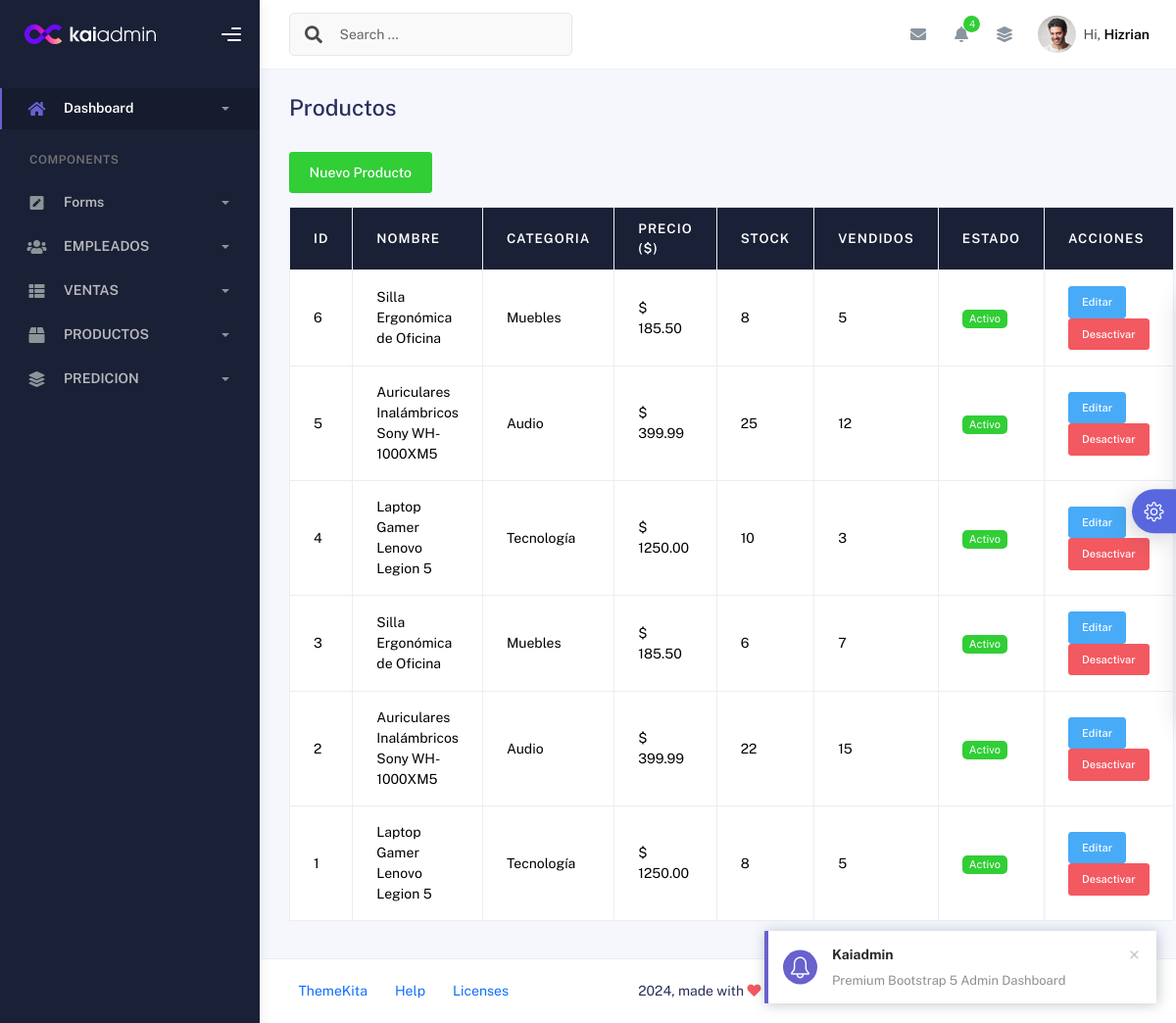
The app's page /productos/, older data.
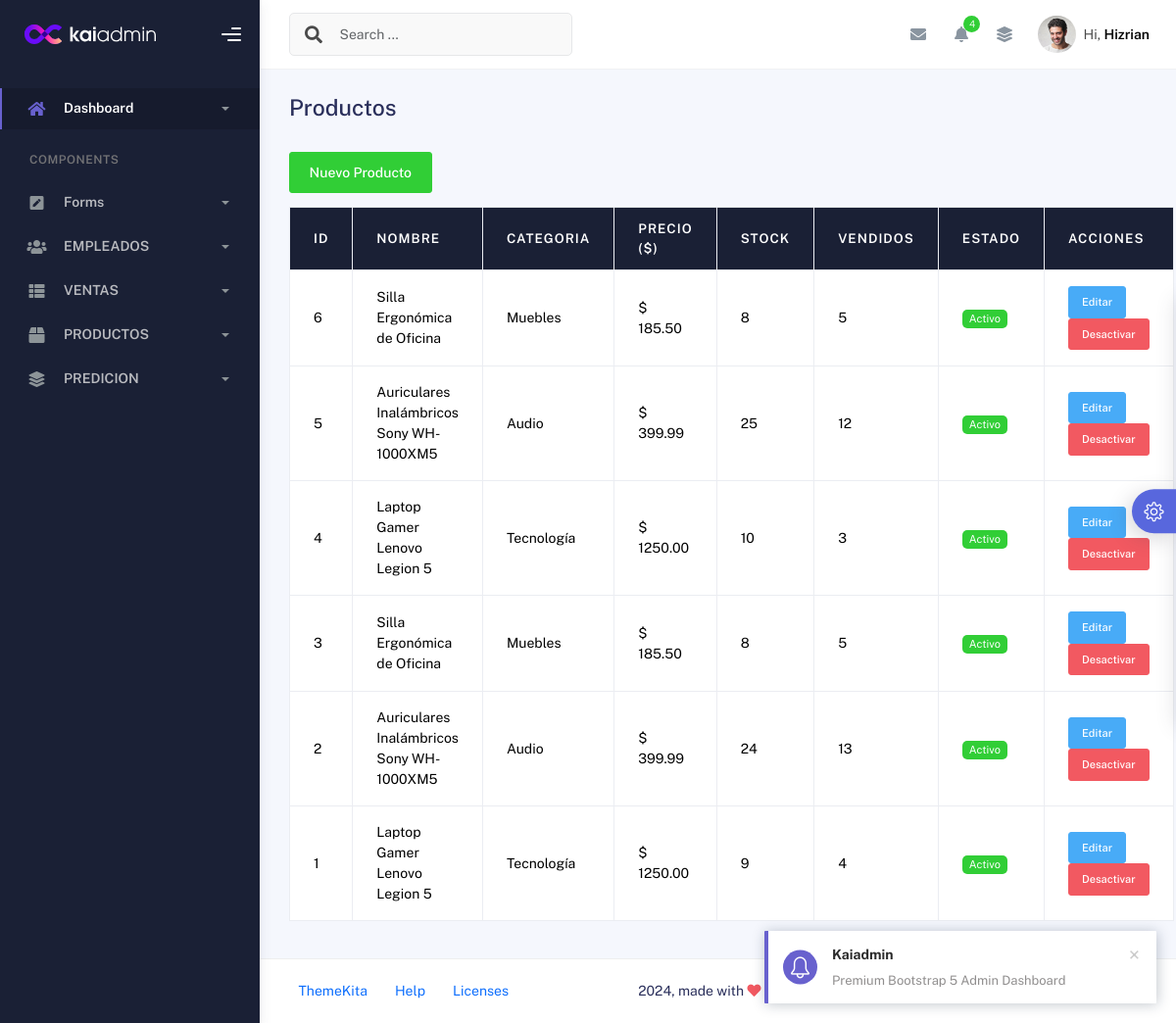
The same page, newer data.
### productos/models.py (models this page shows, shortened)
class Producto(models.Model):
    nombre_producto = models.CharField(max_length=300)
    descripsion_producto = models.TextField(blank=True, null=True)
    categoria_producto = models.CharField(max_length=100)
    precio_producto = models.DecimalField(max_digits=10, decimal_places=2)
    stock_producto = models.IntegerField()
    ventas_producto = models.IntegerField(default=0)
    fecha_producto = models.DateTimeField(blank=True, null=True)
    activo = models.BooleanField(default=True)
    oculto = models.BooleanField(default=False)

### productos/views.py (the view)
# urls.py: path('', views.productos_index, name='productos_index'),
def productos_index(request):
    productos = Producto.objects.filter(oculto=False).order_by("-id")
    return render(request, "productos/productos_index.html", {"productos": productos})

### productos/templates/productos/productos_index.html (shortened to what this page needs)
{% load static %}
{% include 'private/header.html' %}
<div class="container">
    <div class="page-inner">
        <h3>Productos</h3>
        <br>
        <a href="{% url 'crear_producto' %}" class="btn btn-success mb-3">
            Nuevo Producto
        </a>
        <table id="tablaProductos" class="table table-bordered table-hover">
            <thead class="thead-dark">
                <tr>
                    <th>ID</th>
                    <th>Nombre</th>
                    <th>Categoria</th>
                    <th>Precio ($)</th>
                    <th>Stock</th>
                    <th>Vendidos</th>
                    <th>Estado</th>
                    <th>Acciones</th>
                </tr>
            </thead>
            <tbody>
                {% for producto in productos %}
                <tr>
                    <td>{{ producto.id }}</td>
                    <td>{{ producto.nombre_producto }}</td>
                    <td>{{ producto.categoria_producto }}</td>
                    <td>$ {{ producto.precio_producto }}</td>
                    <td>{{ producto.stock_producto }}</td>
                    <td>{{ producto.ventas_producto }}</td>
                    <td>
                        {% if producto.activo %}
                        <span class="badge badge-success">Activo</span>
                        {% else %}
                        <span class="badge badge-danger">Inactivo</span>
                        {% endif %}
                    </td>
                    <td>
                        {% if producto.activo %}
                        <a href="{% url 'editar_producto' producto.id %}" class="btn btn-info btn-sm">
                            Editar
                        </a>
                        <a href="{% url 'eliminar_producto' producto.id %}" class="btn btn-danger btn-sm">
                            Desactivar
                        </a>
                        {% endif %}
                    </td>
                </tr>
                {% empty %}
                <tr>
                    <td colspan="8" class="text-center">No hay productos registrados todavia.</td>
                </tr>
                {% endfor %}
            </tbody>
        </table>
    </div>
</div>
{% include 'private/footer.html' %}

Row changes from the older to the newer data that the page shows:
changed Producto id 3: stock_producto "6" → "8"; ventas_producto "7" → "5"
changed Producto id 2: stock_producto "22" → "24"; ventas_producto "15" → "13"
changed Producto id 1: stock_producto "8" → "9"; ventas_producto "5" → "4"
